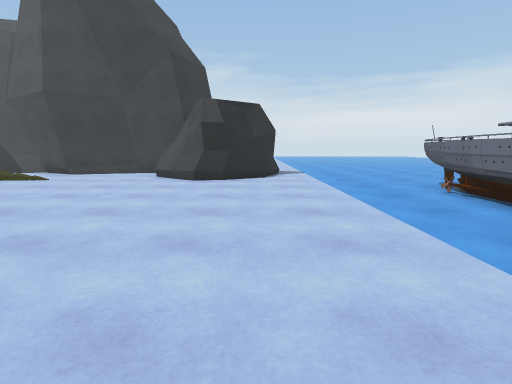
View 1 (above)

16 first-person views from a walk through a scene from a Unity 3-D project. The camera is 1.2 m above the floor, tilts 8° down and sees 80° across. The floor is counted in squares, 1 m on a side. Each view is taken from the middle of a square. On the plan, view 1 faces up. The plan holds only what a view shows up to about 13 squares ahead; the rest is blank. The place goes on beyond the plan. The player character is not drawn. Some animated figures are not drawn. Some surface patterns are stand-ins.

View 2
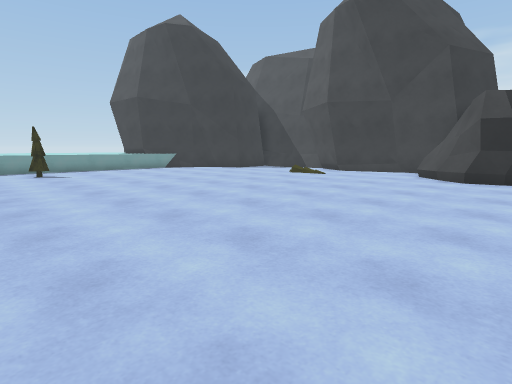

View 3
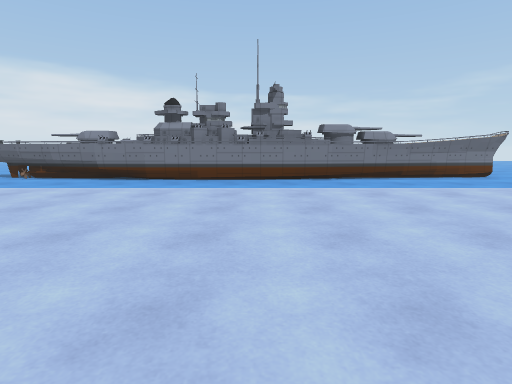

View 4
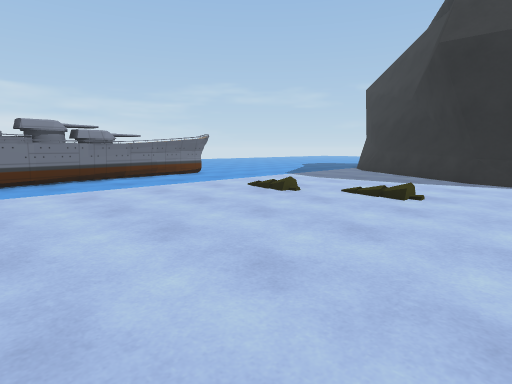

View 5
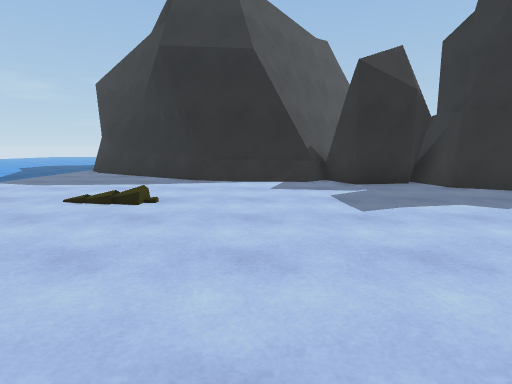

View 6
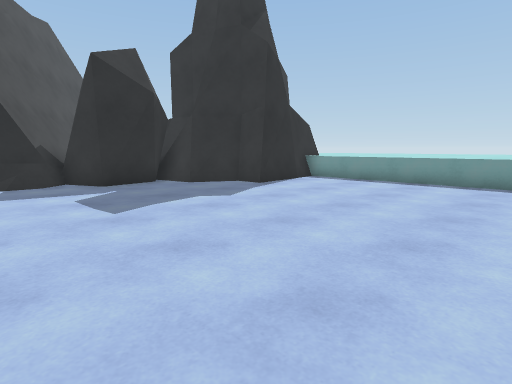

View 7
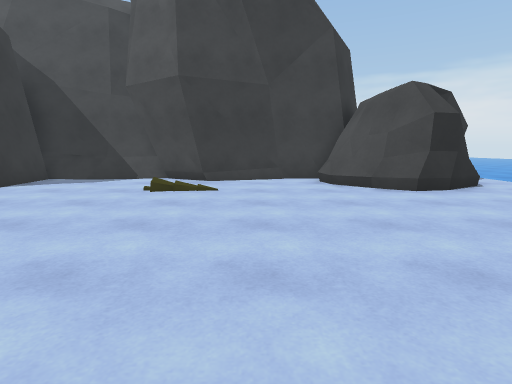

View 8
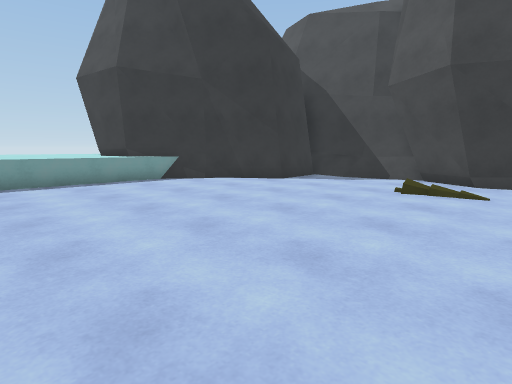

View 9
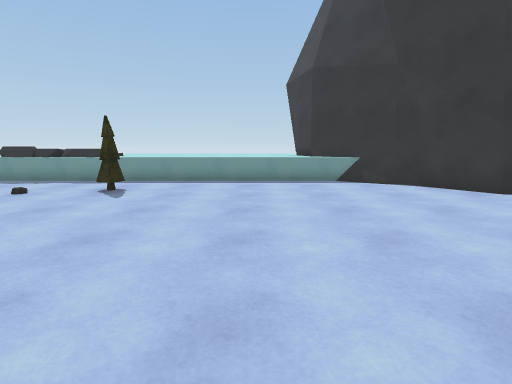

View 10
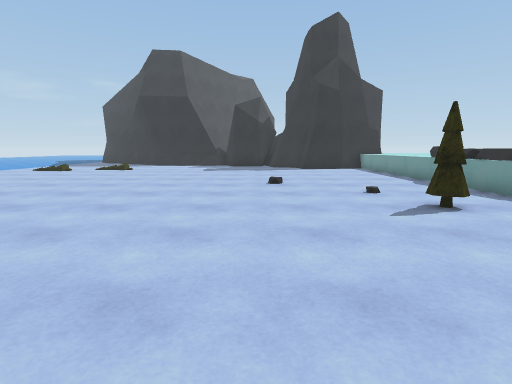

View 11
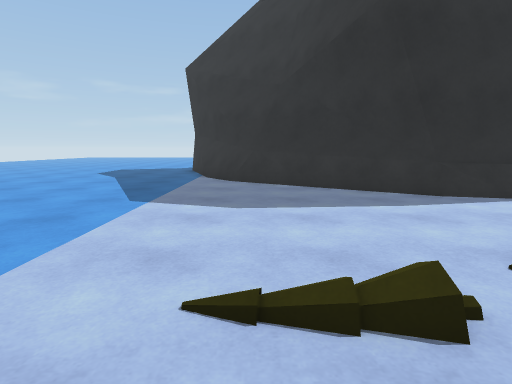

View 12
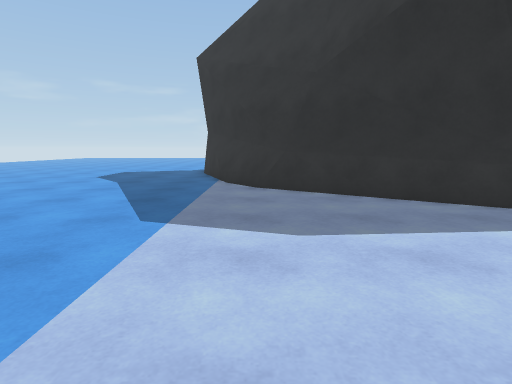

View 13
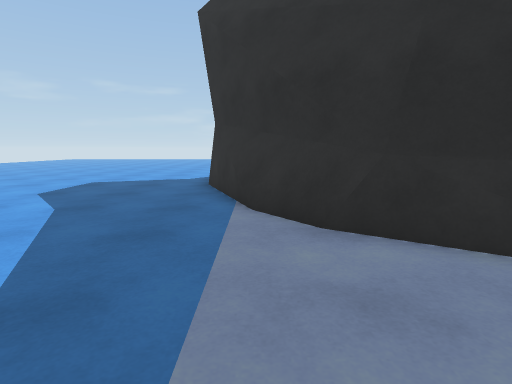

View 14
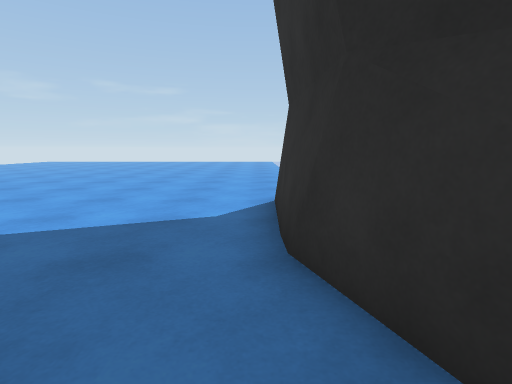

View 15
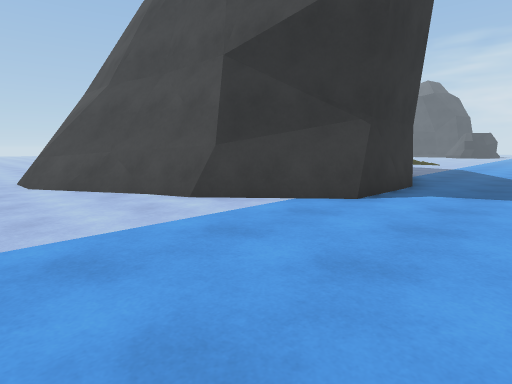

View 16
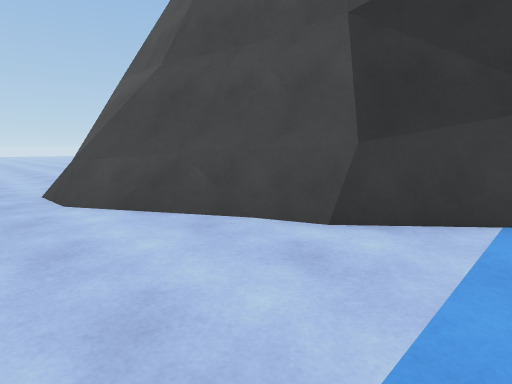

### Floor plan
Key: @ floor where view 1 was taken; # wall or solid block; . floor; / step, stairs or slope; = window, fence, low wall or low ledge; ^ raised ledge; R rock; T tree; O other object.
Columns run from 18 left of view 1 to 8 right of it. Each row starts with its distance up from view 1.
 16   ######   ####
 15   ##==.#####..RR  RR.
 14   ##..........RRRRRR.
 13   ##..........RRRRR.......
 12  ##.....//.....RRR........
 11 ##........................
 10 #......................#^^
  9 .......................^^^
  8 .......................^^
  7 .......................^^
  6 .......................^#
  5 .......................^#
  4 .......................^#
  3 .......................#
  2 ..T....................#
  1 .......................#
  0 ..................@....#
 -1 .......................#
 -2 O......................##
 -3 O......................##
 -4 .......................^##
 -5 .......................##
 -6 .......................##
 -7 .......................##
 -8 ....................... #
 -9 .................//.....#
-10 ..............//........#
-11  ###....................#
-12    ##...................
-13    #####................
-14     #####................
-15     ##  #######...........
-16     #   ##   ###...........
-17         #     ###=.........
-18        ##       ###........
-19                  ###.......
-20                    ##......
-21                    ##......
-22                     ##.....
-23                      #.....
-24                      #.....
-25                      #.....
-26                      #.....
-27                      #.....
-28                     ##.....
-29                    ##......
-30                 ####.......
-31               ####=........
-32       .. =  ####=..........
-33       .....=##=............
-34       .....................
-35                ......... .

Positions as (right, up) in squares from view 1, and headings:
1: (0, 0), facing up
2: (0, -1), facing up-left
3: (-7, -1), facing right
4: (-7, -2), facing down-right
5: (-7, -3), facing down
6: (-7, -3), facing down-left
7: (-7, 3), facing up
8: (-7, 3), facing up-left
9: (-7, 6), facing left
10: (-12, 8), facing down
11: (0, -7), facing down
12: (1, -9), facing down
13: (2, -14), facing down
14: (4, -21), facing down
15: (7, -35), facing up-left
16: (3, -35), facing up-left
